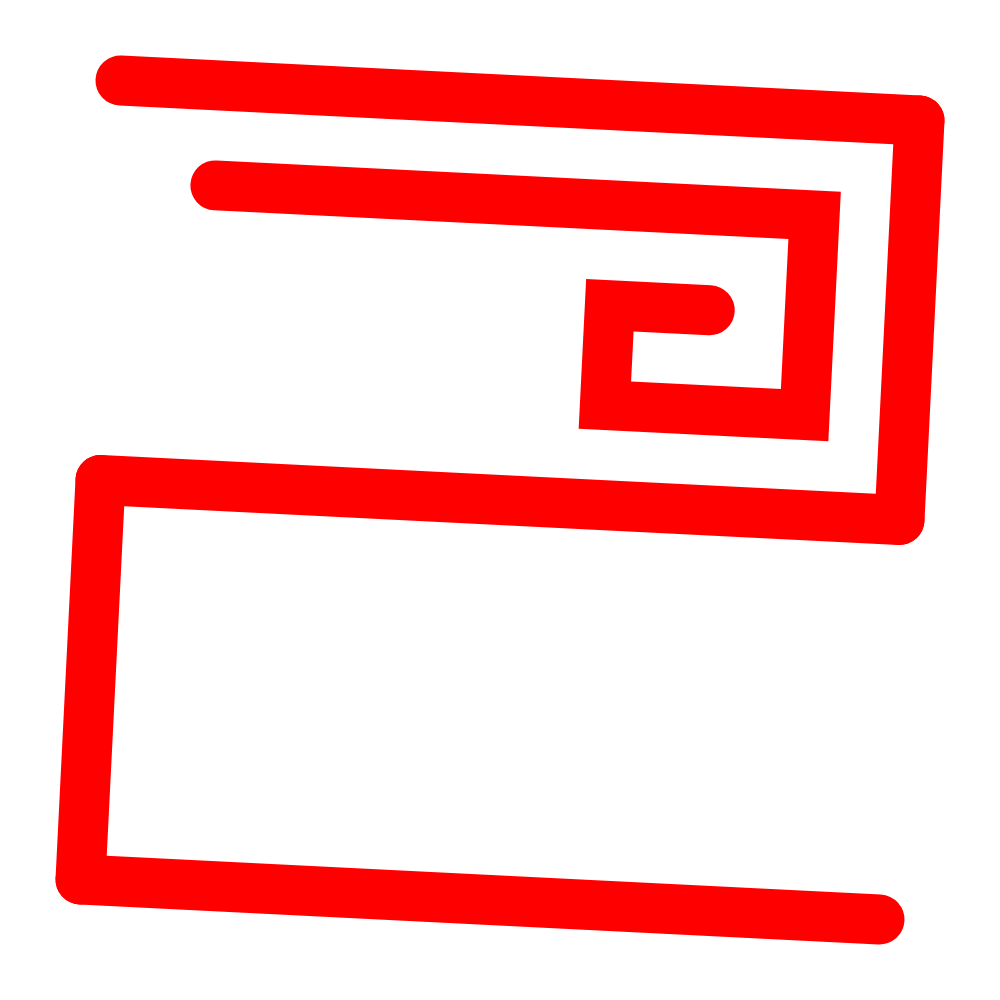
Frame 1 (no input)
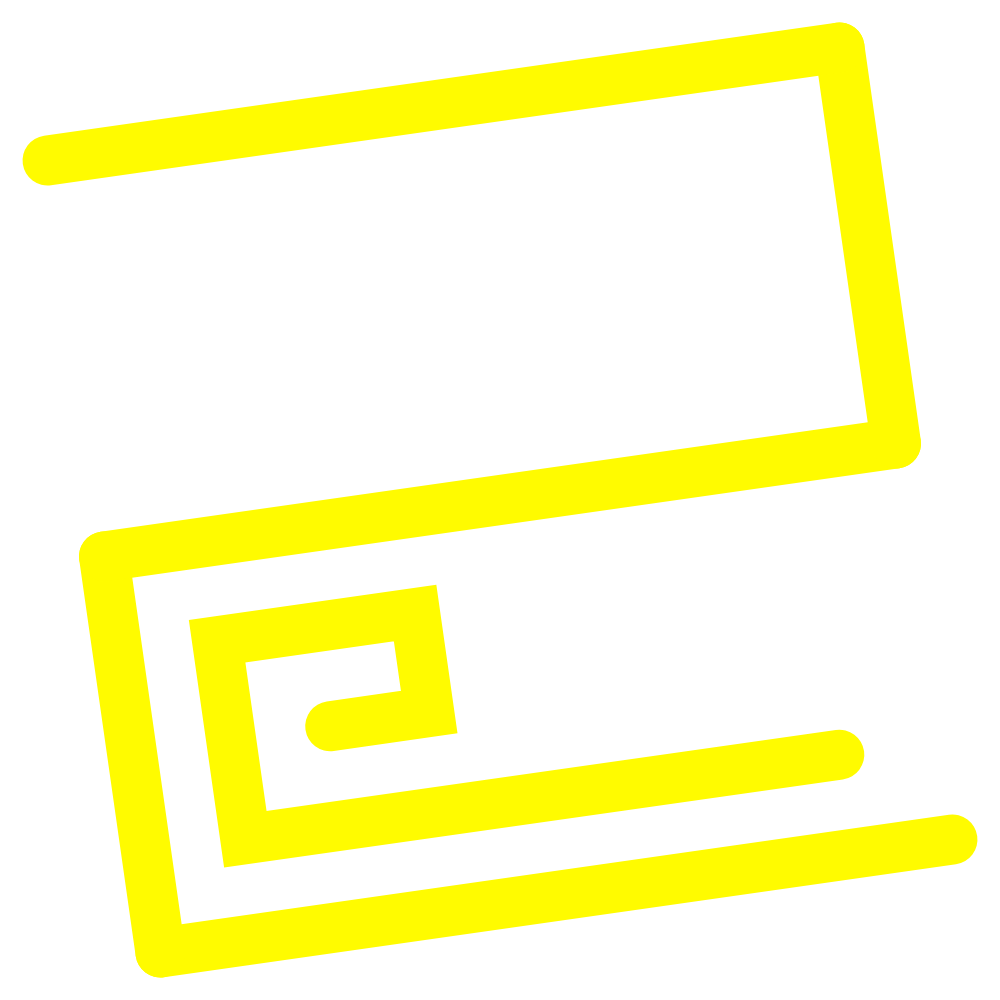
Frame 60 (no input)
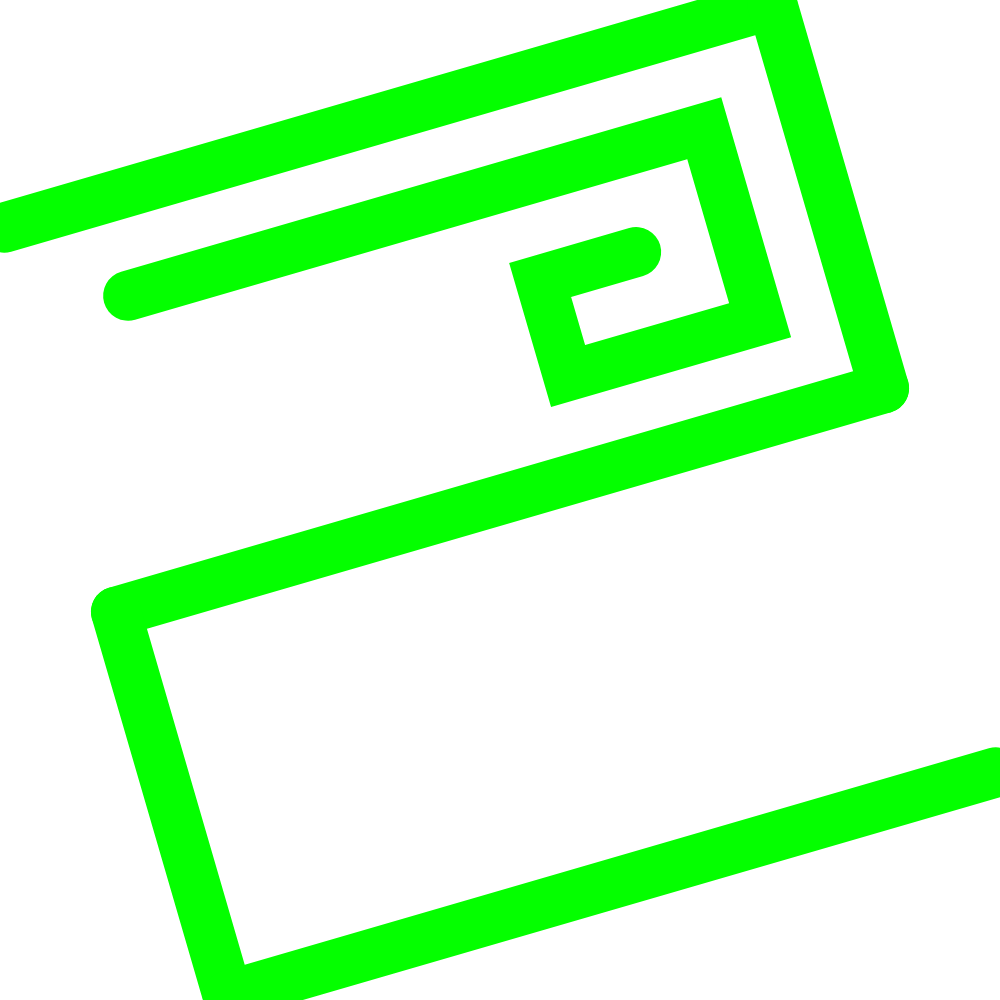
Frame 120 (the mouse pressed at the canvas centre since frame 60)

The p5.js sketch that drew these frames (run headless with seeded random() and noise() and a simulated clock; from frame 60 on, the mouse is pressed at the canvas centre):

// p5.js sketch
// ── sketch.js
let hueValue = 0;

function setup() {
  createCanvas(1000, 1000);
  colorMode(HSB);
}

function draw() {
  background(255);
  push();
  translate(width / 2, height / 2);
  rotate(frameCount / 20.0);
  translate(-width / 2, -height / 2);
  stroke(hueValue, 100, 100);
  strokeWeight(50);
  noFill();
  line(100, 100, 900, 100);
  line(900, 100, 900, 500);
  line(900, 500, 100, 500);

  line(100, 500, 100, 900);

  line(100, 900, 900, 900);

  beginShape();
    vertex(200,200);
    vertex(800,200);
    vertex(800,400);
    vertex(600,400);
    vertex(600,300);
    vertex(700,300); 
    vertex(700,300);
  endShape(); 

  hueValue +=1; 

  if (hueValue > 360) { hueValue =0; 
  } 
}
